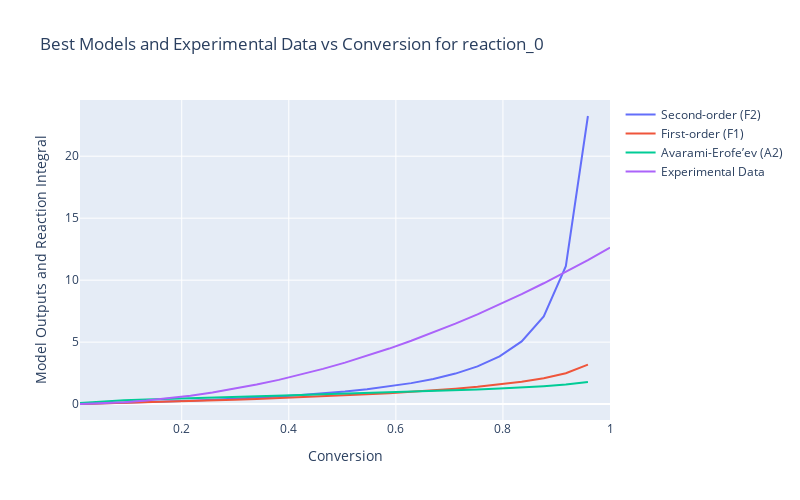

Notebook source saved alongside this figure:
### Code cell
# Сортировка results_df по столбцу 'RMSE' в возрастающем порядке и выбор первых трех строк
best_models_df = results_df.sort_values(by='RMSE').head(3)

# Получение названий лучших моделей
best_models = best_models_df['Model'].values

# Filter data to only include 'reaction_0'
reaction_0_data = Ea_df[Ea_df['reaction'] == 'reaction_0']

fig = go.Figure()

# Добавление трасс для каждой из лучших моделей
for model in best_models:
    fig.add_trace(go.Scatter(x=reaction_0_data['conversion'], 
                             y=reaction_0_data[model], 
                             mode='lines', 
                             name=model))

# Добавление трассы для 'reaction_integral'
fig.add_trace(go.Scatter(x=reaction_0_data['conversion'], 
                         y=reaction_0_data['reaction_integral'], 
                         mode='lines', 
                         name='Experimental Data'))

fig.update_layout(title='Best Models and Experimental Data vs Conversion for reaction_0',
                  xaxis_title='Conversion',
                  yaxis_title='Model Outputs and Reaction Integral',
                  autosize=False,
                  width=800,
                  height=500)

fig.show()

### Figure 1 — Plotly figure (JSON) as saved in the notebook; plotly's stock layout.template omitted (floating-point values rounded to 4 significant figures)
{"data": [{"mode": "lines", "name": "Second-order (F2)", "type": "scatter", "x": [0.01, 0.05125, 0.0925, 0.1338, 0.175, 0.2163, 0.2575, 0.2988, 0.34, 0.3813, 0.4225, 0.4638, 0.505, 0.5463, 0.5875, 0.6288, 0.67, 0.7113, 0.7525, 0.7938, 0.835, 0.8763, 0.9175, 0.9588, 1], "y": [0.0101, 0.05402, 0.1019, 0.1544, 0.2121, 0.2759, 0.3468, 0.426, 0.5152, 0.6162, 0.7316, 0.8648, 1.02, 1.204, 1.424, 1.694, 2.03, 2.463, 3.04, 3.848, 5.061, 7.081, 11.12, 23.24, null]}, {"mode": "lines", "name": "First-order (F1)", "type": "scatter", "x": [0.01, 0.05125, 0.0925, 0.1338, 0.175, 0.2163, 0.2575, 0.2988, 0.34, 0.3813, 0.4225, 0.4638, 0.505, 0.5463, 0.5875, 0.6288, 0.67, 0.7113, 0.7525, 0.7938, 0.835, 0.8763, 0.9175, 0.9588, 1], "y": [0.01005, 0.05261, 0.09706, 0.1436, 0.1924, 0.2437, 0.2977, 0.3549, 0.4155, 0.4801, 0.549, 0.6232, 0.7032, 0.7902, 0.8855, 0.9909, 1.109, 1.242, 1.396, 1.579, 1.802, 2.089, 2.495, 3.188, null]}, {"mode": "lines", "name": "Avarami-Erofe’ev (A2)", "type": "scatter", "x": [0.01, 0.05125, 0.0925, 0.1338, 0.175, 0.2163, 0.2575, 0.2988, 0.34, 0.3813, 0.4225, 0.4638, 0.505, 0.5463, 0.5875, 0.6288, 0.67, 0.7113, 0.7525, 0.7938, 0.835, 0.8763, 0.9175, 0.9588, 1], "y": [0.1003, 0.2294, 0.3115, 0.3789, 0.4386, 0.4936, 0.5456, 0.5957, 0.6446, 0.6929, 0.741, 0.7894, 0.8386, 0.8889, 0.941, 0.9954, 1.053, 1.115, 1.182, 1.256, 1.342, 1.446, 1.58, 1.786, null]}, {"mode": "lines", "name": "Experimental Data", "type": "scatter", "x": [0.01, 0.05125, 0.0925, 0.1338, 0.175, 0.2163, 0.2575, 0.2988, 0.34, 0.3813, 0.4225, 0.4638, 0.505, 0.5463, 0.5875, 0.6288, 0.67, 0.7113, 0.7525, 0.7938, 0.835, 0.8763, 0.9175, 0.9588, 1], "y": [0.01, 0.06125, 0.1537, 0.2875, 0.4625, 0.6788, 0.9363, 1.235, 1.575, 1.956, 2.379, 2.843, 3.348, 3.894, 4.481, 5.11, 5.78, 6.491, 7.244, 8.037, 8.873, 9.749, 10.67, 11.62, 12.62]}], "layout": {"autosize": false, "height": 500, "title": {"text": "Best Models and Experimental Data vs Conversion for reaction_0"}, "width": 800, "xaxis": {"title": {"text": "Conversion"}}, "yaxis": {"title": {"text": "Model Outputs and Reaction Integral"}}}}
